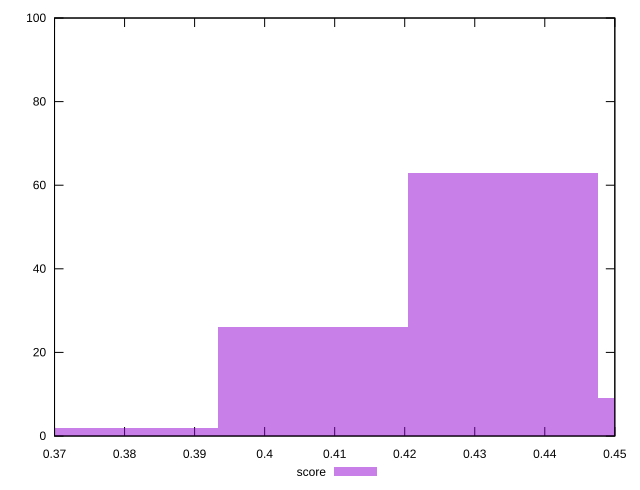

This chart was generated by the following gnuplot code:
reset

$score <<EOF
0.37972377941943364 2
0.43397003362220987 63
0.4068469065208218 26
0.46109316072359796 9
EOF

set key outside below
set boxwidth 0.027123127101388117
set xrange [0.37:0.45]
set yrange [0:100]
set trange [0:100]
set style fill transparent solid 0.5 noborder
set terminal svg size 640, 490 enhanced background rgb 'white'
set output "report_00015_2021-02-09T16-11-33.973Z/uses-rel-preload/samples/pages+cached+noadtech+nomedia+nocss/score/histogram.svg"

plot $score title "score" with boxes

reset
